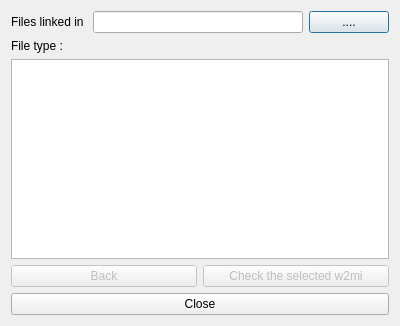
<?xml version="1.0" encoding="UTF-8"?>
<ui version="4.0">
 <class>ExtFiles</class>
 <widget class="QDialog" name="ExtFiles">
  <property name="geometry">
   <rect>
    <x>0</x>
    <y>0</y>
    <width>400</width>
    <height>326</height>
   </rect>
  </property>
  <property name="windowTitle">
   <string>Dialog</string>
  </property>
  <layout class="QVBoxLayout" name="verticalLayout">
   <item>
    <layout class="QHBoxLayout" name="horizontalLayout">
     <item>
      <widget class="QLabel" name="label_2">
       <property name="text">
        <string>Files linked in </string>
       </property>
      </widget>
     </item>
     <item>
      <widget class="QLineEdit" name="lineEdit"/>
     </item>
     <item>
      <widget class="QPushButton" name="button_selectFile">
       <property name="text">
        <string>....</string>
       </property>
      </widget>
     </item>
    </layout>
   </item>
   <item>
    <widget class="QLabel" name="label_fileType">
     <property name="text">
      <string>File type :</string>
     </property>
    </widget>
   </item>
   <item>
    <widget class="QListWidget" name="listWidget"/>
   </item>
   <item>
    <layout class="QHBoxLayout" name="horizontalLayout_2">
     <item>
      <widget class="QPushButton" name="button_back">
       <property name="enabled">
        <bool>false</bool>
       </property>
       <property name="text">
        <string>Back</string>
       </property>
      </widget>
     </item>
     <item>
      <widget class="QPushButton" name="button_checkW2MI">
       <property name="enabled">
        <bool>false</bool>
       </property>
       <property name="text">
        <string>Check the selected w2mi</string>
       </property>
      </widget>
     </item>
    </layout>
   </item>
   <item>
    <widget class="QPushButton" name="button_close">
     <property name="text">
      <string>Close</string>
     </property>
    </widget>
   </item>
  </layout>
 </widget>
 <resources/>
 <connections/>
</ui>
